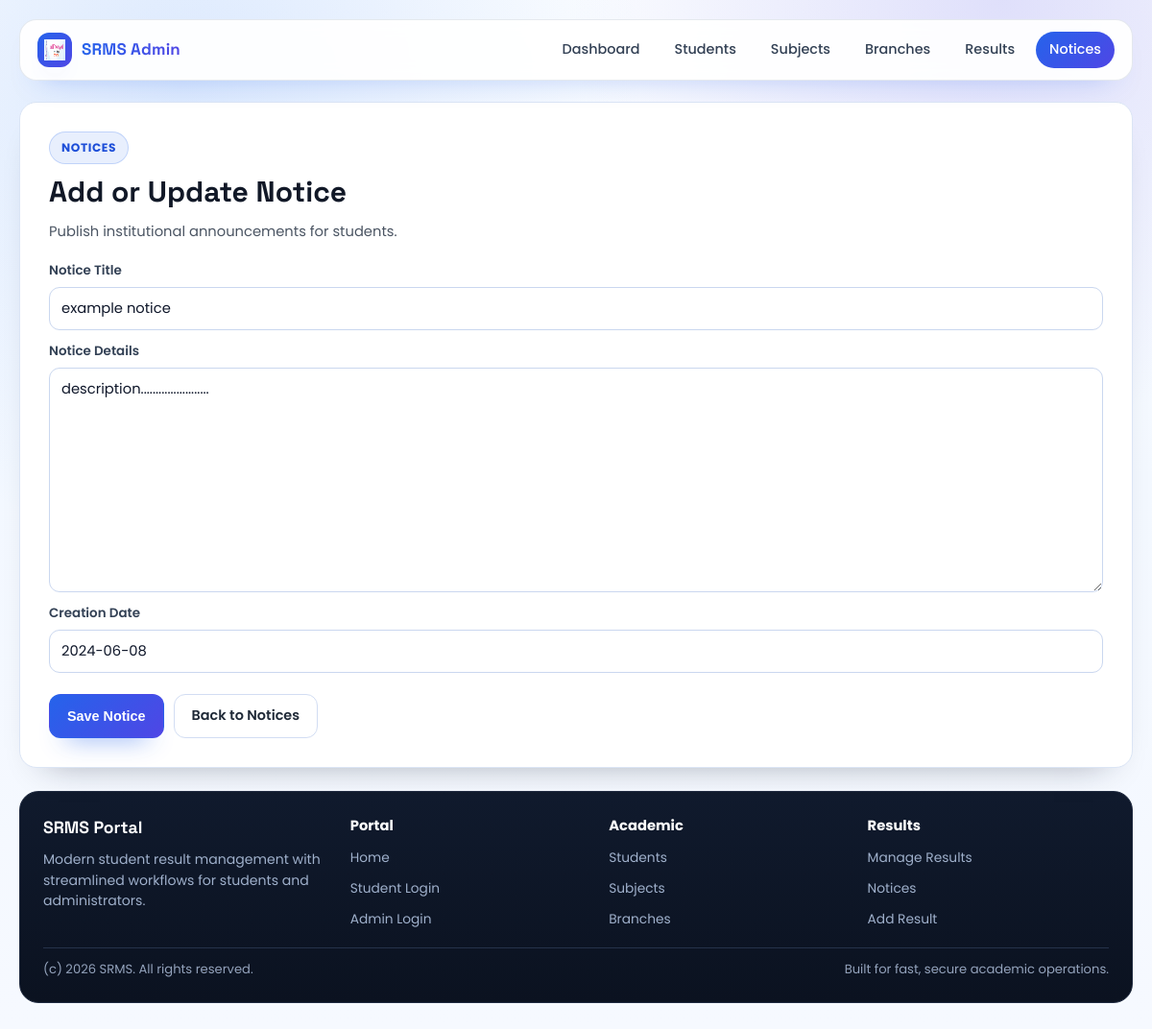
/notices/1/update, run on the app's committed database.
### result/models.py (models this page shows, shortened)
class Notices(models.Model):
    noticeTitle=models.CharField(max_length=225)
    noticeDetails=models.TextField()
    creationDate=models.DateField(default=date.today)

### result/views.py (the view)
# urls.py: path('notices/<int:pk>/update',views.UpdateNotice.as_view(),name="notice_update"),
class UpdateNotice(UpdateView):
    template_name = "add_notices.html"
    form_class = CreateNotice
    model = Notices
    success_url=reverse_lazy("manage_notices")

### result/forms.py
class CreateNotice(ModelForm):
    class Meta:
        model=Notices
        fields='__all__'

### result/templates/add_notices.html (shortened to what this page needs)
{% load static %}
<!DOCTYPE html>
<html lang="en">
<head>
    <link rel="stylesheet" href="{% static 'modern_ui.css' %}">
</head>
<body>
<div class="page-shell">
    <div class="container">
        <header class="site-header">
            <div class="site-header-inner">
                <a class="brand" href="{% url 'base' %}">
                    <span class="brand-mark"><img src="{% static 'jntuh_logo.png' %}" alt="SRMS"></span>
                    <span>SRMS Admin</span>
                </a>
                <nav class="nav-links" aria-label="Admin Navigation">
                    <a class="nav-link" href="{% url 'admin_page' %}">Dashboard</a>
                    <a class="nav-link" href="{% url 'display_students' %}">Students</a>
                    <a class="nav-link" href="{% url 'manage_subjects' %}">Subjects</a>
                    <a class="nav-link" href="{% url 'manage_branches' %}">Branches</a>
                    <a class="nav-link" href="{% url 'manage_results' %}">Results</a>
                    <a class="nav-link active" href="{% url 'manage_notices' %}">Notices</a>
                </nav>
            </div>
        </header>
        <main class="main-stack">
            <section class="panel">
                <span class="badge">Notices</span>
                <h2>Add or Update Notice</h2>
                <p class="panel-subtitle">Publish institutional announcements for students.</p>
                <form method="POST" class="form-grid">
                    <div class="form-group">
                        <label for="id_noticeTitle">Notice Title</label>
                        {{ form.noticeTitle }}
                    </div>
                    <div class="form-group">
                        <label for="id_noticeDetails">Notice Details</label>
                        {{ form.noticeDetails }}
                    </div>
                    <div class="form-group">
                        <label for="id_creationDate">Creation Date</label>
                        {{ form.creationDate }}
                    </div>
                    <div class="form-actions">
                        <button class="btn btn-primary" type="submit">Save Notice</button>
                        <a class="btn btn-secondary" href="{% url 'manage_notices' %}">Back to Notices</a>
                    </div>
                </form>
            </section>
        </main>
        {% include "partials/site_footer.html" %}
    </div>
</div>
</body>
</html>

### result/static/modern_ui.css (style rules this page uses)
:root { --bg: #f6f9ff; --surface: #ffffff; --surface-soft: #f8fbff; --text: #111827; --muted: #4b5563; --line: #dbe5f5; --blue-500: #2563eb; --blue-600: #1d4ed8; --indigo-500: #4f46e5; --dark-950: #0b1220; --dark-900: #101a2d; --shadow-soft: 0 20px 36px -28px rgba(15, 23, 42, 0.45); --shadow-blue: 0 22px 44px -28px rgba(37, 99, 235, 0.6); }
* { box-sizing: border-box; }
html, body { margin: 0; padding: 0; }
body { min-height: 100vh; color: var(--text); font-family: "Poppins", "Segoe UI", sans-serif; line-height: 1.5; background: radial-gradient(circle at 16% 8%, rgba(59, 130, 246, 0.16), transparent 34%), radial-gradient(circle at 87% 0%, rgba(79, 70, 229, 0.16), transparent 30%), linear-gradient(180deg, #fbfdff 0%, #f3f8ff 46%, #f6f9ff 100%); }
a { color: inherit; text-decoration: none; }
.page-shell { padding: 20px 16px 30px; }
.container { width: min(1160px, 100%); margin: 0 auto; }
.site-header { position: sticky; top: 10px; z-index: 40; border: 1px solid rgba(148, 163, 184, 0.24); border-radius: 18px; background: rgba(255, 255, 255, 0.93); backdrop-filter: blur(8px); box-shadow: 0 16px 30px -24px rgba(37, 99, 235, 0.5); }
.site-header-inner { display: flex; align-items: center; justify-content: space-between; gap: 14px; padding: 12px 18px; }
.brand { display: inline-flex; align-items: center; gap: 10px; font-family: "Space Grotesk", "Poppins", sans-serif; font-size: 1.06rem; font-weight: 700; letter-spacing: 0.01em; }
.brand-mark { width: 36px; height: 36px; border-radius: 12px; display: inline-flex; align-items: center; justify-content: center; background: linear-gradient(135deg, var(--blue-500), var(--indigo-500)); box-shadow: 0 14px 22px -16px rgba(79, 70, 229, 0.8); }
.brand-mark img { width: 22px; height: 22px; }
.brand span:last-child { background: linear-gradient(90deg, var(--blue-500), var(--indigo-500)); -webkit-background-clip: text; background-clip: text; color: transparent; }
.nav-links { display: flex; align-items: center; justify-content: center; flex-wrap: wrap; gap: 8px; }
.nav-link { display: inline-flex; align-items: center; justify-content: center; border-radius: 999px; padding: 8px 14px; color: #334155; font-size: 0.9rem; font-weight: 500; transition: color 0.18s ease, background-color 0.18s ease; }
.nav-link.active { color: #ffffff; background: linear-gradient(135deg, var(--blue-500), var(--indigo-500)); }
.main-stack { margin-top: 22px; display: grid; gap: 18px; }
.badge { display: inline-flex; align-items: center; border-radius: 999px; border: 1px solid rgba(37, 99, 235, 0.2); background: rgba(37, 99, 235, 0.1); color: var(--blue-600); font-size: 0.76rem; font-weight: 700; letter-spacing: 0.05em; text-transform: uppercase; padding: 7px 12px; }
.btn { display: inline-flex; align-items: center; justify-content: center; border-radius: 12px; border: 1px solid transparent; padding: 11px 18px; font-size: 0.9rem; font-weight: 600; transition: transform 0.16s ease, box-shadow 0.16s ease, background-color 0.16s ease; }
.btn-primary { background: linear-gradient(135deg, var(--blue-500), var(--indigo-500)); color: #ffffff; box-shadow: 0 16px 26px -18px rgba(37, 99, 235, 0.85); }
.btn-secondary { border-color: #d2ddf3; background: #ffffff; color: #1f2937; }
.info-card h3, .panel h2, .action-tile h3 { margin: 0; font-family: "Space Grotesk", "Poppins", sans-serif; }
.info-card p, .info-card li, .panel-subtitle, .action-tile p { color: var(--muted); }
.panel { border-radius: 18px; border: 1px solid var(--line); background: var(--surface); box-shadow: var(--shadow-soft); padding: clamp(20px, 3vw, 30px); }
.panel h2 { margin-top: 6px; font-size: clamp(1.34rem, 2.5vw, 1.88rem); }
.panel-subtitle { margin-top: 8px; font-size: 0.92rem; }
.form-grid { margin-top: 20px; display: grid; gap: 12px; }
.form-group { display: grid; gap: 7px; }
.form-group label { font-size: 0.84rem; font-weight: 600; color: #334155; }
input, select, textarea { width: 100%; border: 1px solid #cad7ef; border-radius: 11px; background: #ffffff; color: #0f172a; padding: 11px 12px; font-family: "Poppins", sans-serif; font-size: 0.92rem; transition: border-color 0.16s ease, box-shadow 0.16s ease; }
.form-actions { margin-top: 10px; display: flex; flex-wrap: wrap; gap: 10px; }

### data on the page
Notices: noticeTitle "example notice", noticeDetails "description.......................", creationDate "2024-06-08"
